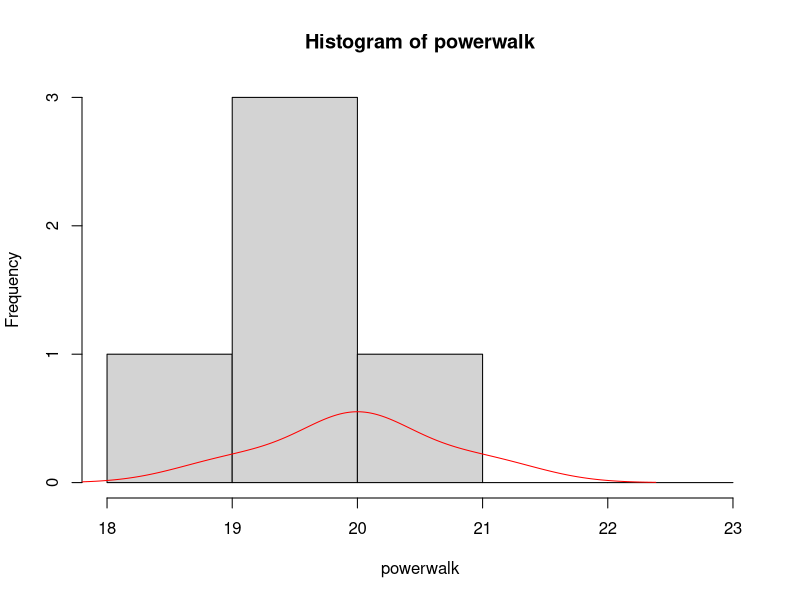
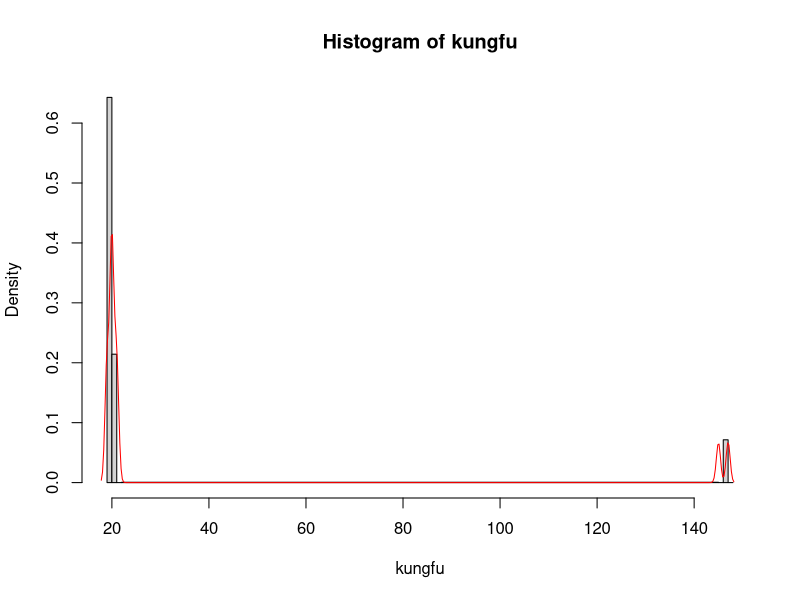
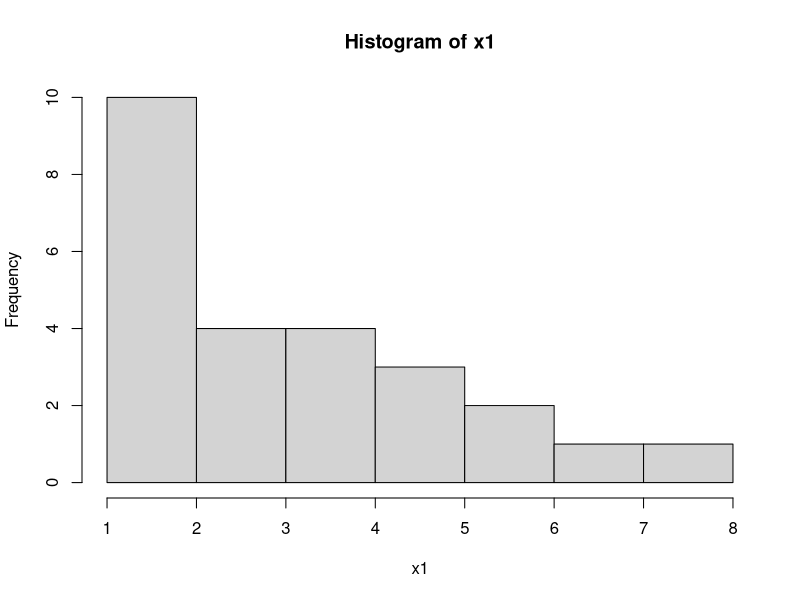
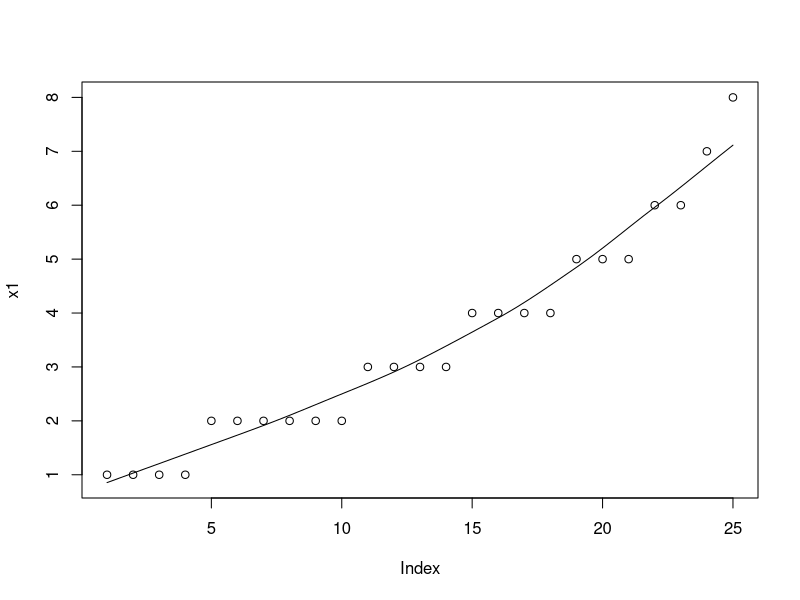
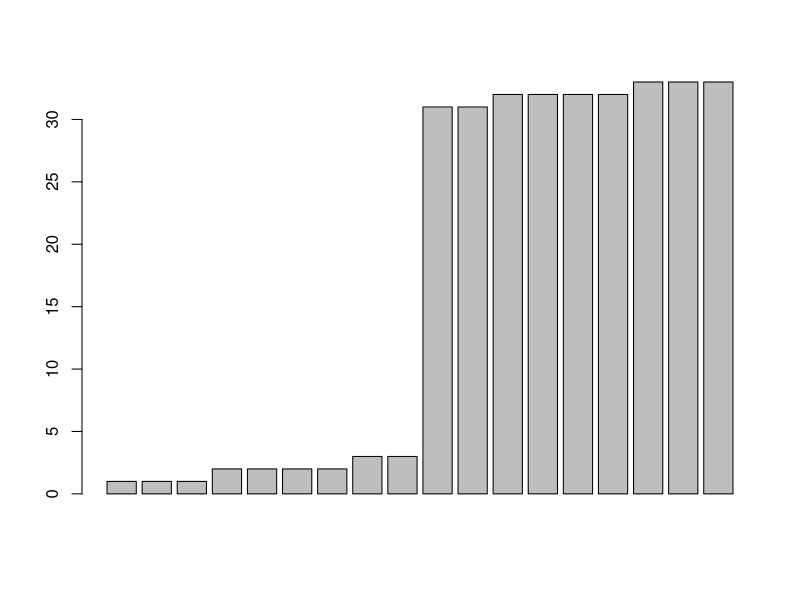
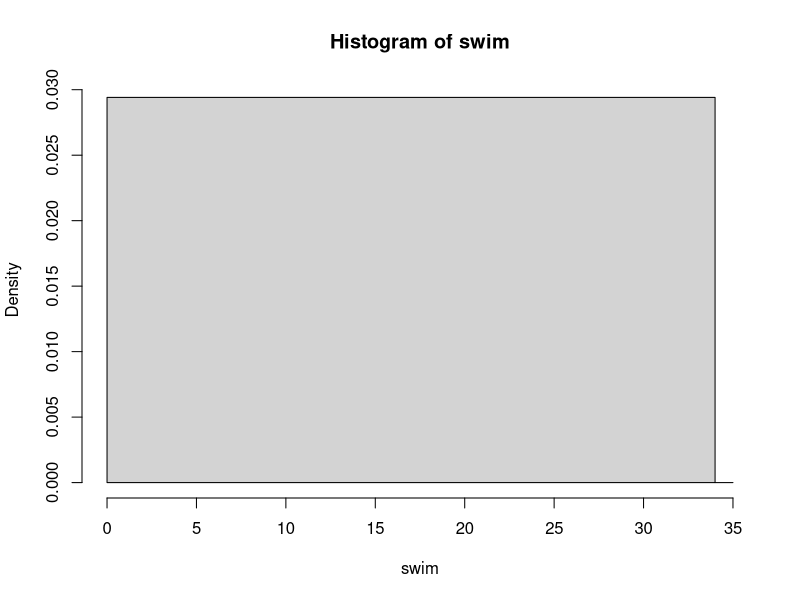
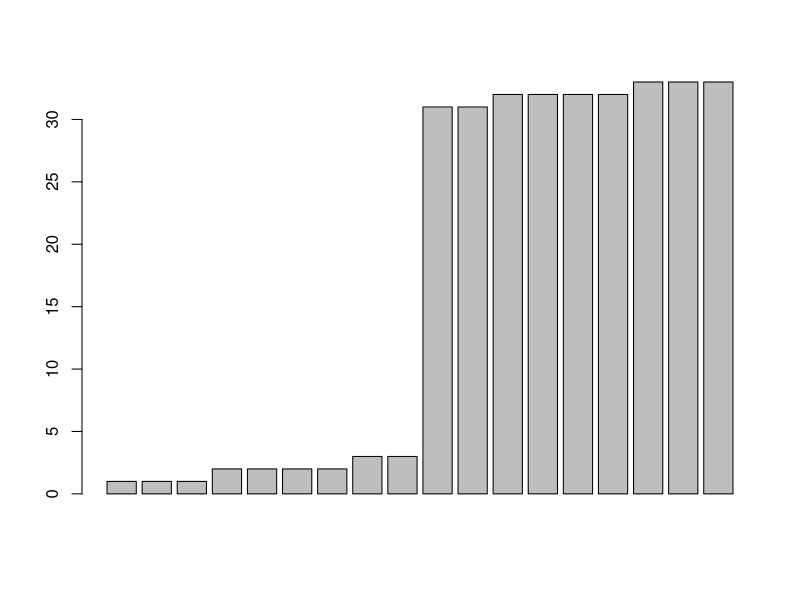

R code for these plots, in order:
## ---- chunk 1
powerwalk = c(19,20,20,20,21)
kungfu = c(19,19,19,20,20,20,20,20,20,21,21,21,145,147)

hist(powerwalk, breaks=c(18,19,20,21,22,23))
lines(density(powerwalk),col="red")
hist(kungfu, breaks = c(19,20,21,22,145,146,147,148))
lines(density(kungfu), col="red")


median(powerwalk)
median(kungfu)
## ---- chunk 2
x1 = c(1,1,1,1, 2,2,2,2,2,2, 3,3,3,3, 4,4,4,4, 5,5,5, 6,6, 7, 8)
x2 = c(1, 4, 6,6, 8,8,8, 9,9,9,9, 10,10,10,10, 11,11,11,11,11, 12,12,12,12,12)

hist(x1)
scatter.smooth(x1)


## ---- chunk 3
x1=c(1,2,3,31,32,33)
y1=c(3,4,2,2,4,3)

swim = c(1,1,1, 2,2,2,2, 3,3, 31,31, 32,32,32,32, 33,33,33)

barplot(swim)
hist(swim, breaks = c(0,34,by=35))


matrix(c(1,2,3,4,5,6), ncol=2)

barplot(swim)
